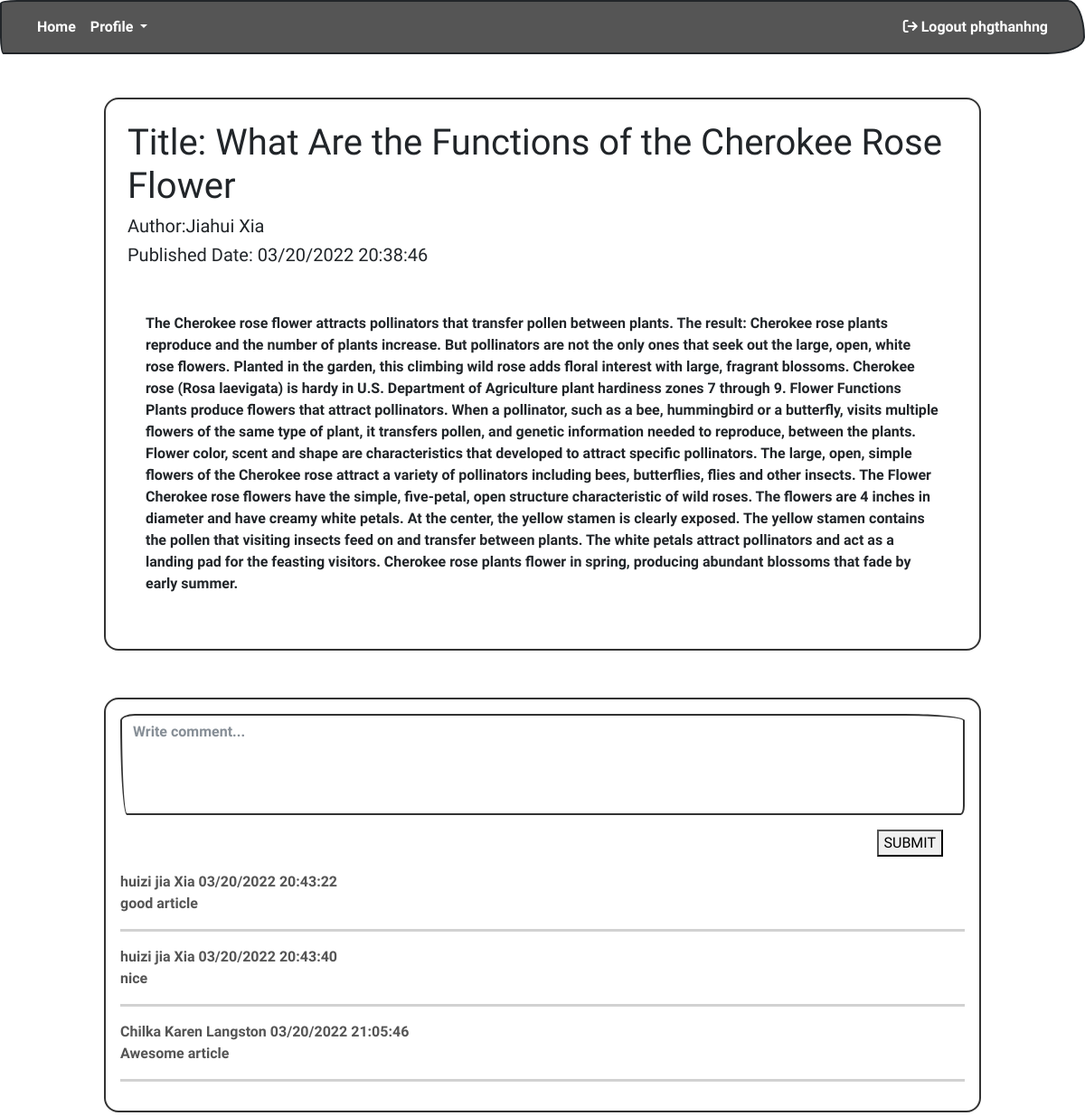
The app's page /Profile/details/17 (signed in) with its own data.
### tables this page shows
CREATE TABLE `publication` (
  `publication_id` int(20) NOT NULL,
  `profile_id` int(20) NOT NULL,
  `publication_title` varchar(50) NOT NULL,
  `publication_text` varchar(3000) NOT NULL,
  `timestamp` timestamp(6) NOT NULL DEFAULT current_timestamp(6) ON UPDATE current_timestamp(6),
  `publication_status` varchar(10) NOT NULL
);

CREATE TABLE `profile` (
  `profile_id` int(20) NOT NULL,
  `author_id` int(20) NOT NULL,
  `first_name` varchar(30) NOT NULL,
  `middle_name` varchar(30) NOT NULL,
  `last_name` varchar(30) NOT NULL
);

CREATE TABLE `publication_comment` (
  `publication_comment_id` int(20) NOT NULL,
  `profile_id` int(20) NOT NULL,
  `publication_id` int(20) NOT NULL,
  `publication_comment_text` varchar(500) NOT NULL,
  `timestamp` timestamp(6) NOT NULL DEFAULT current_timestamp(6) ON UPDATE current_timestamp(6)
);

### app/controllers/Profile.php (called while the page is built, shortened)
<?php
class Profile extends Controller
{
    public function __construct()
    {
        $this->profileModel = $this->model('profileModel');
        $this->commentModel = $this->model('commentModel');
    }
    public function details($publication_id)
    {
        $publication = $this->profileModel->getAuthorPublication($publication_id);
        $publication_comments = $this->commentModel->getPublicationComments($publication_id);
        $data = [
            "publication" => $publication,
            "comments" => $publication_comments
        ];
        $this->view('Profile/details',  $data);
    }
}

### app/core/App.php (called while the page is built, shortened)
<?php
class App
{
    protected $currentMethod = 'index';
    public function __construct()
    {
        $url = $this->parseURL();
        if (file_exists('../app/controllers/' . $url[0] . '.php')) {
            unset($url[0]);
        }
        $this->currentController = new $this->currentController;
        if (isset($url[1])) {
            if (method_exists($this->currentController, $url[1])) {
                $this->currentMethod = $url[1];
                unset($url[1]);
            }
        }
        $this->params = $url ? array_values($url) : [];
        call_user_func_array([$this->currentController, $this->currentMethod], $this->params);
    }
    public function parseURL()
    {
        if (isset($_GET['url'])) {
            $url = rtrim($_GET['url'], '/');
            $url = filter_var($url, FILTER_SANITIZE_URL);
            $url = explode('/', $url);
            return $url;
        }
    }
}

### public/index.php (called while the page is built, shortened)
<?php
    $init = new App;
?>

### app/core/helper.php (called while the page is built, shortened)
<?php
    function isLoggedIn(){
        if(isset($_SESSION['user_id'])){
          return true;
        } else {
          return false;
        }
      }
?>

### app/core/Model.php (called while the page is built, shortened)
<?php
class Model
{
    private $host = DB_HOST;
    private $user = DB_USER;
    private $pass = DB_PASS;
    private $dbname = DB_NAME;
    private $dbh;
    private $stmt;
    public function __construct()
    {
        $dsn = 'mysql:host=' . $this->host . ';dbname=' . $this->dbname;
        $options = array(
            PDO::ATTR_PERSISTENT => true,
            PDO::ATTR_ERRMODE => PDO::ERRMODE_EXCEPTION
        );
        try {
            $this->dbh = new PDO($dsn, $this->user, $this->pass, $options);
        } catch (PDOException $e) {
            $this->error = $e->getMessage();
            echo $this->error;
        }
    }
    public function query($sql)
    {
        $this->stmt = $this->dbh->prepare($sql);
    }
    public function bind($param, $value, $type = null)
    {
        if (is_null($type)) {
            switch (true) {
                default:
                    $type = PDO::PARAM_STR;
            }
        }
        $this->stmt->bindValue($param, $value, $type);
    }
    public function execute()
    {
        return $this->stmt->execute();
    }
    public function getResultSet(){
        $this->execute();
        return $this->stmt->fetchAll(PDO::FETCH_OBJ);
    }
    public function getSingle(){
        $this->execute();
        return $this->stmt->fetch(PDO::FETCH_OBJ);
    }
}

### app/models/profileModel.php (called while the page is built, shortened)
<?php
class profileModel
{
    public function __construct()
    {
        $this->db = new Model;
    }
    public function getAuthorPublication($publication_id)
    {
        $this->db->query(
            "SELECT publication.publication_id, publication.publication_title, publication.publication_text, publication.timestamp, publication.publication_status,
                profile.first_name, profile.middle_name, profile.last_name
                FROM publication INNER JOIN profile
                ON publication.profile_id = profile.profile_id
                WHERE publication_id = :publication_id"
        );
        $this->db->bind(':publication_id', $publication_id);
        return $this->db->getSingle();
    }
}

### app/models/commentModel.php (called while the page is built, shortened)
<?php
class commentModel
{
    public function __construct()
    {
        $this->db = new Model;
    }
    public function getPublicationComments($publication_id) {
        $this->db->query(
            "SELECT publication_comment.publication_comment_id, publication_comment.profile_id, publication_comment.publication_id, publication_comment.publication_comment_text, publication_comment.timestamp, profile.first_name, profile.middle_name, profile.last_name
            FROM publication_comment INNER JOIN profile
            ON publication_comment.profile_id = profile.profile_id
            WHERE publication_id = :publication_id");
        $this->db->bind(':publication_id', $publication_id);
        return $this->db->getResultSet();
    }
}

### app/views/Profile/details.php (the view, shortened to what this page needs)
<?php require APPROOT . '/views/includes/header.php'; ?>
<section class="vh-100">
    <div class="py-5 h-100">
        <div class="col-12 col-md-8 col-lg-6 col-xl-10 container">
            <div class="card shadow-2-strong" style="border-radius: 1rem;">
                <div class="card-body p-4">
                    <h1><?php echo 'Title: ' . $data["publication"]->publication_title ?> </h1>
                    <h5><?php echo 'Author:' . $data["publication"]->first_name . ' ' . $data["publication"]->middle_name . ' ' . $data["publication"]->last_name ?></h5>
                    <h5><?php echo 'Published Date:' . date(" m/d/Y H:i:s", strtotime($data["publication"]->timestamp)) . '<br><br>' ?></h5>
                    <div class="card-body">
                        <p><?php echo $data["publication"]->publication_text ?> </p>
                    </div>
                </div>
            </div>
        </div>
        <?php
        if (isLoggedIn()) {
            echo '
        <div class="my-3 py-1 text-dark">
            <div class="text-center">
                    <label class="form-label text-light" for="textAreaExample">ADD A COMMENT</label>
            </div>
            <div class="col-md-8 col-lg-6 col-xl-10 container">
                    <div class="card p-3 shadow-2-strong" style="border-radius: 1rem;"">
                        <form action="" method="post" enctype=multipart/form-data">
                        <div class="form-outline">
                            <textarea class="form-control" id="commentTextArea" name="commentTextArea" rows="4" placeholder="Write comment..." style="resize: none;"></textarea>
                        </div>
                        <div class="d-flex justify-content-end mt-3 mr-4">
                            <button type ="submit" name="commentSubmit">SUBMIT</button>
                        </div>
                </form>
                <div class="text-dark">';
            foreach ($data["comments"] as $comment) {
                echo $comment->first_name . ' ' . $comment->middle_name . ' ' . $comment->last_name . ' ' . date(" m/d/Y H:i:s", strtotime($comment->timestamp));
                echo "<br>$comment->publication_comment_text<br>";
                echo "<hr>";
            };
        }
        ?>
</section>
<?php require APPROOT . '/views/includes/footer.php'; ?>

### app/core/Controller.php (shortened to what this page needs)
<?php
    class Controller{
        public function view($name, $data = []){
            if(file_exists('../app/views/'.$name.'.php')){
                require_once('../app/views/'.$name.'.php');
            }
            else{
                echo '../app/views/'.$name.'.php does not exists';
            }
        }
        public function model($modelName){
            return new $modelName;
        }
    }
?>

### app/views/includes/header.php (shortened to what this page needs)
<html lang="en">
<head>
    <link rel="stylesheet" href="<?php echo URLROOT; ?>/css/style.css">
    <link href="https://cdn.jsdelivr.net/npm/bootstrap@5.1.3/dist/css/bootstrap.min.css" rel="stylesheet">
    <link rel="stylesheet" href="https://cdnjs.cloudflare.com/ajax/libs/font-awesome/6.0.0/css/all.min.css" />
    <link rel="stylesheet" href="https://cdn.jsdelivr.net/npm/bootswatch@4.5.2/dist/sketchy/bootstrap.min.css">
</head>
<body>
    <nav class="navbar navbar-expand-sm navbar-dark bg-dark">
        <div class="container-fluid">
            <div class="collapse navbar-collapse" id="mynavbar">
                <ul class="navbar-nav me-auto">
                    <li class="nav-item">
                        <a class="nav-link" href="/Blog/Home">Home</a>
                    </li>
<?php
if (isLoggedIn()) {
    echo '<div class="collapse navbar-collapse" id="navbarNavDarkDropdown">
    <ul class="navbar-nav">
        <li class="nav-item dropdown">
        <a class="nav-link dropdown-toggle" id="navbarDarkDropdownMenuLink" role="button" data-bs-toggle="dropdown" aria-expanded="false">
            Profile
        </a>
        <ul class="dropdown-menu dropdown-menu-dark" aria-labelledby="navbarDarkDropdownMenuLink">
           <li><a class="dropdown-item" href="/Blog/Profile">View Profile</a></li>
            <li><a class="dropdown-item" name="editProfile" href="/Blog/Profile/editProfile/' . $_SESSION['user_id'] . '">Edit Profile</a></li>
            <li><a class="dropdown-item" href="/Blog/Profile/createPublication">Create a publication</a></li>
        </ul>
        </li>
    </ul>
    </div>';
}
else {
    echo '<li class="nav-item">
    <a class="nav-link" href="/Blog/Profile">Profile</a>
    </li>';
}
?>
                </ul>
                <ul class="nav navbar-nav navbar-right">
<?php
if (isLoggedIn()) {
echo '<li class="nav-item"><a class="nav-link" href="/Blog/Login/logout"><i class="fa-solid fa-sign-out"></i> Logout  ' . $_SESSION['user_username'] . '</a></li>';
} else {
echo '<li class="nav-item"><a class="nav-link" href="/Blog/Login/create"><i class="fa-solid fa-user-plus"></i> Sign Up</a></li>
<li class="nav-item"><a class="nav-link" href="/Blog/Login"><i class="fa-solid fa-right-to-bracket"></i> Login</a></li>';
}
?>
                </ul>
            </div>
        </div>
    </nav>

### app/views/includes/footer.php (shortened to what this page needs)
</body>
</html>

### records on screen
publication: publication_title "What Are the Functions of the Cherokee Rose Flower", profile.first_name "Jiahui", profile.last_name "Xia", timestamp "03/20/2022 20:38:46", publication_text "The Cherokee rose flower attracts pollinators that transfer pollen between plants. The result: Cherokee rose plants reproduce and the number of plants increase. But pollinators are not the only ones that seek out the large, open, white rose flowers. Planted in the garden, this climbing wild rose adds floral interest with large, fragrant blossoms. Cherokee rose (Rosa laevigata) is hardy in U.S. Department of Agriculture plant hardiness zones 7 through 9. Flower Functions Plants produce flowers that attract pollinators. When a pollinator, such as a bee, hummingbird or a butterfly, visits multiple flowers of the same type of plant, it transfers pollen, and genetic information needed to…"
publication_comment: profile.first_name "huizi", profile.middle_name "jia", profile.last_name "Xia", timestamp "03/20/2022 20:43:22", publication_comment_text "good article"
publication_comment: profile.first_name "huizi", profile.middle_name "jia", profile.last_name "Xia", timestamp "03/20/2022 20:43:40", publication_comment_text "nice"
publication_comment: profile.first_name "Chilka", profile.middle_name "Karen", profile.last_name "Langston", timestamp "03/20/2022 21:05:46", publication_comment_text "Awesome article"

### other values on screen
$_SESSION['user_username'] "phgthanhng"
